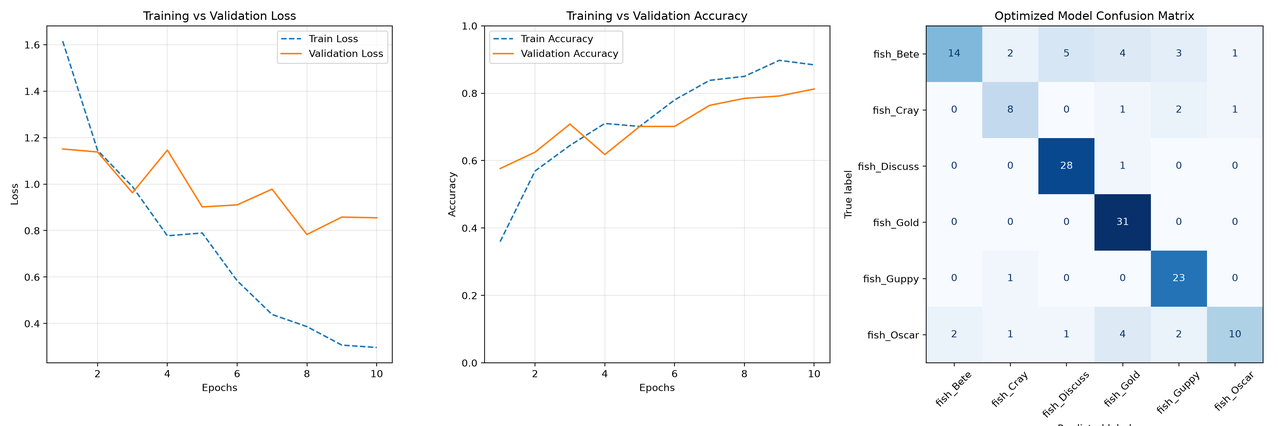
#> input picture evaluation_summary.png, 1278 x 426 px, shrunk from 3600 x 1200 before the run, given in place of HW1_IMG_CS898BA.png, which was not available
$ python Project2.py
#> lines starting #> are read from the running program, lines starting #| are printed output that depends on the picture; after the words box and inside, x2 and y2 are one past the last pixel; in counts of white or black regions, pixels touching at a corner belong together; pictures that were not available may be replaced by others from this repository, and a replacement may not be noted
import cv2
import numpy as np
import matplotlib.pyplot as plt
import os
import re

# Part 2: Image Preprocessing and Normalization
img = cv2.imread('HW1_IMG_CS898BA.png')
#> img is the input picture: shape (426, 1278, 3); mean B, G, R 247.2, 244.7, 242.1

if img is None:
    print("Error: Image not found.")
    exit()

# Split into individual color channels
r_channel = img[:, :, 2]
g_channel = img[:, :, 1]
b_channel = img[:, :, 0]

# Apply Histogram Equalization
r_eq = cv2.equalizeHist(r_channel)
g_eq = cv2.equalizeHist(g_channel)
b_eq = cv2.equalizeHist(b_channel)

# Merge back the channels
normalized_img = cv2.merge([b_eq, g_eq, r_eq])

# Save the normalized color image
cv2.imwrite('HW2_IMG_CS898BA_Normalized.png', normalized_img)

# Part 3: Threshold-Based Segmentation

# Set random seed for reproducibility
cv2.setRNGSeed(42)

# 1. Convert the image to grayscale
gray_img = cv2.cvtColor(normalized_img, cv2.COLOR_BGR2GRAY)

# 2. Apply Otsu’s thresholding
otsu_val, otsu_mask = cv2.threshold(gray_img, 0, 255, cv2.THRESH_BINARY + cv2.THRESH_OTSU)
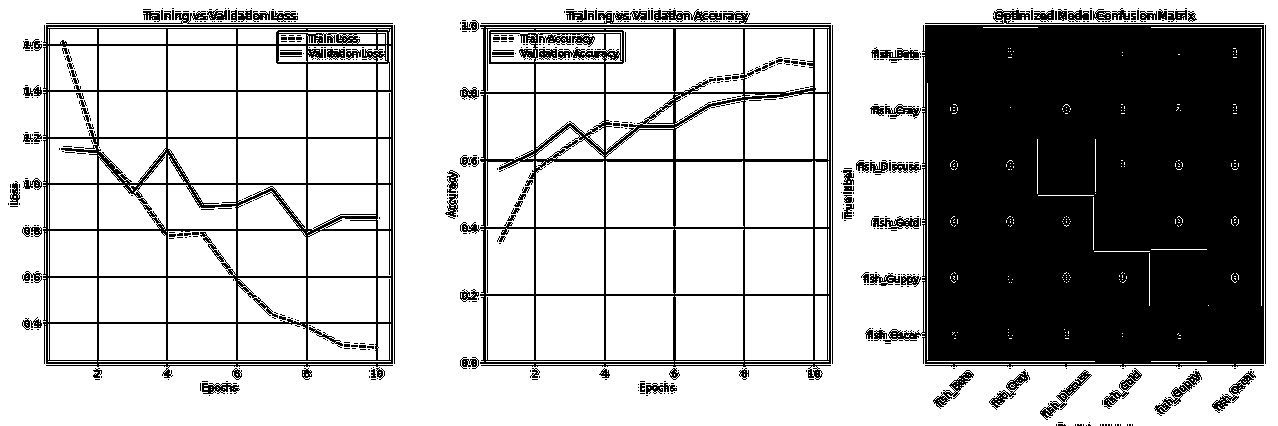
#> otsu_mask: shape (426, 1278); 70.2% white; 597 black regions (465 under 20 px), largest, box (x1, y1, x2, y2) and area: (883, 25, 1264, 367) 114157, (43, 25, 393, 378) 16525, (460, 25, 831, 380) 15361
#> otsu_val = 150

# 3. Apply Adaptive thresholding
adaptive_mask = cv2.adaptiveThreshold(gray_img, 255, cv2.ADAPTIVE_THRESH_GAUSSIAN_C, cv2.THRESH_BINARY, 11, 2)
#> adaptive_mask: shape (426, 1278); 87.5% white; black in thin lines or dots

# Extract foreground object for Otsu thresholding
otsu_foreground = cv2.bitwise_and(normalized_img, normalized_img, mask=otsu_mask)

# Extract foreground object for Adaptive thresholding
adaptive_foreground = cv2.bitwise_and(normalized_img, normalized_img, mask=adaptive_mask)

# Save the resulting masks and extractions
cv2.imwrite('HW2_CS898BA_Otsu_Mask.png', otsu_mask)
cv2.imwrite('HW2_CS898BA_Otsu_Foreground.png', otsu_foreground)
cv2.imwrite('HW2_CS898BA_Adaptive_Mask.png', adaptive_mask)
cv2.imwrite('HW2_CS898BA_Adaptive_Foreground.png', adaptive_foreground)

# Part 4: Classical and Optimization-Based Segmentation
# 1. Prepare HSV image and enhance contrast
hsv_img = cv2.cvtColor(normalized_img, cv2.COLOR_BGR2HSV)
#> hsv_img: shape (426, 1278, 3); mean H, S, V 25.1, 34.5, 208.8
h, s, v = cv2.split(hsv_img)

# Boost brightness (V) slightly to help K-Means separate dark shadows from the figure
v_enhanced = cv2.convertScaleAbs(v, alpha=1.1, beta=15)
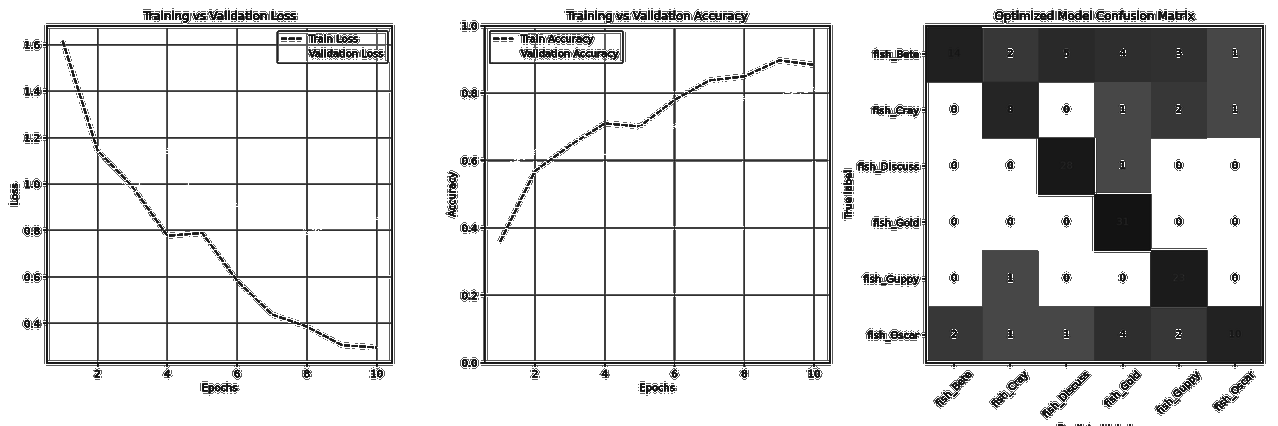
#> v_enhanced: shape (426, 1278); min 15, max 255, mean 212.7
hsv_enhanced = cv2.merge([h, s, v_enhanced])
#> hsv_enhanced: shape (426, 1278, 3); mean H, S, V 25.1, 34.5, 212.7

# 2. Flatten for clustering
pixel_data = np.float32(hsv_enhanced.reshape((-1, 3)))
criteria = (cv2.TERM_CRITERIA_EPS + cv2.TERM_CRITERIA_MAX_ITER, 100, 0.2)

# 3. Test clusters and save for inspection
k_range = [3, 4, 5]
for k in k_range:
    _, labels, centers = cv2.kmeans(pixel_data, k, None, criteria, 10, cv2.KMEANS_PP_CENTERS)

    # Sort by brightness (V channel)
    brightness_order = np.argsort(centers[:, 2])
    label_map = np.take(brightness_order, labels.reshape(hsv_img.shape[:2]))

    # Save a mask for each cluster to identify the most appropriate cluster
    for cluster_id in range(k):
        mask = np.where(label_map == cluster_id, 255, 0).astype(np.uint8)
        cv2.imwrite(f'Cluster_Analysis_K{k}_ID{cluster_id}.png', mask)
#> this loop made 3 passes
#> brightness_order on passes 2 to 3: [1, 3, 2, 0], [4, 2, 3, 1, 0]
#> (centers, brightness_order) on pass 1: ([[72.43, 82.26, 54.54], [0, 0, 255.8], [110.4, 193, 255]], [0, 2, 1])
#> pass 1, `label_map = np.take(brightness_order, labels.reshape(hsv_img.shape[:2]))`:
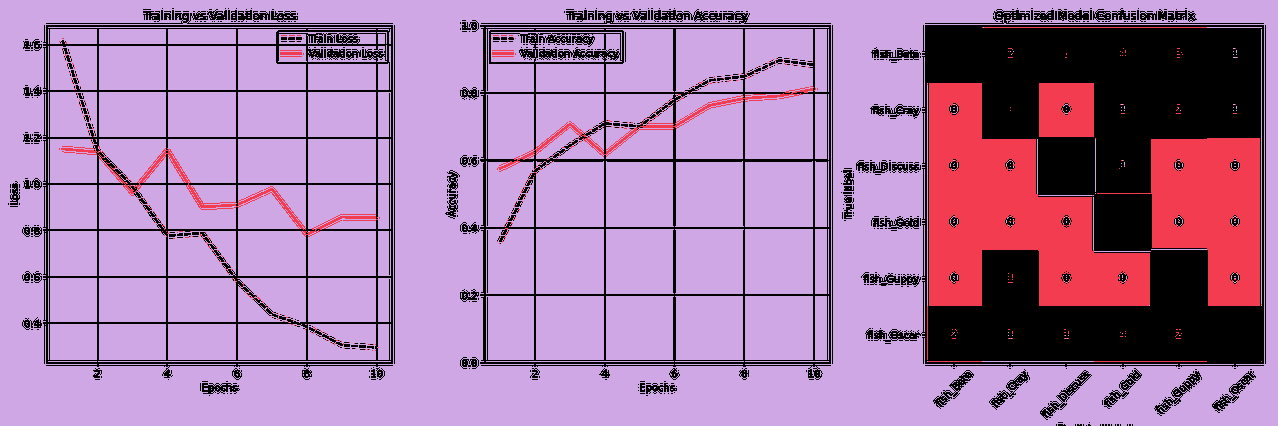
#> label_map: shape (426, 1278) int64; 3 distinct labels, from 0 to 2; one colour per label, 0 black
#> pass 1, `cv2.imwrite(f'Cluster_Analysis_K{k}_ID{cluster_id}.png', mask)`:
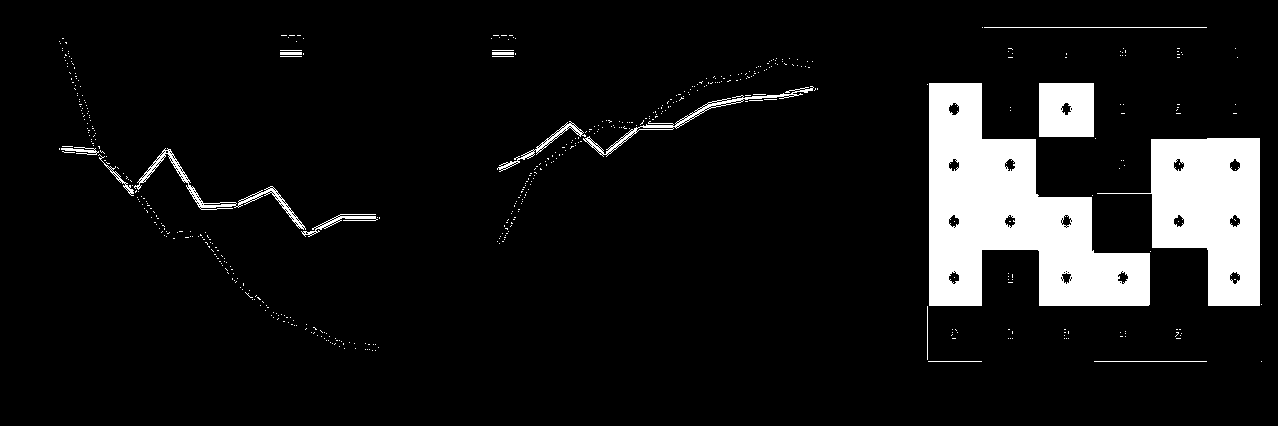
#> saved as Cluster_Analysis_K3_ID1.png: shape (426, 1278); 8.9% white; 533 white regions (514 under 20 px), largest, box (x1, y1, x2, y2) and area: (929, 83, 1150, 306) 26145, (1097, 138, 1260, 306) 14557, (1039, 83, 1094, 137) 2897
#> pass 1, `cv2.imwrite(f'Cluster_Analysis_K{k}_ID{cluster_id}.png', mask)`:
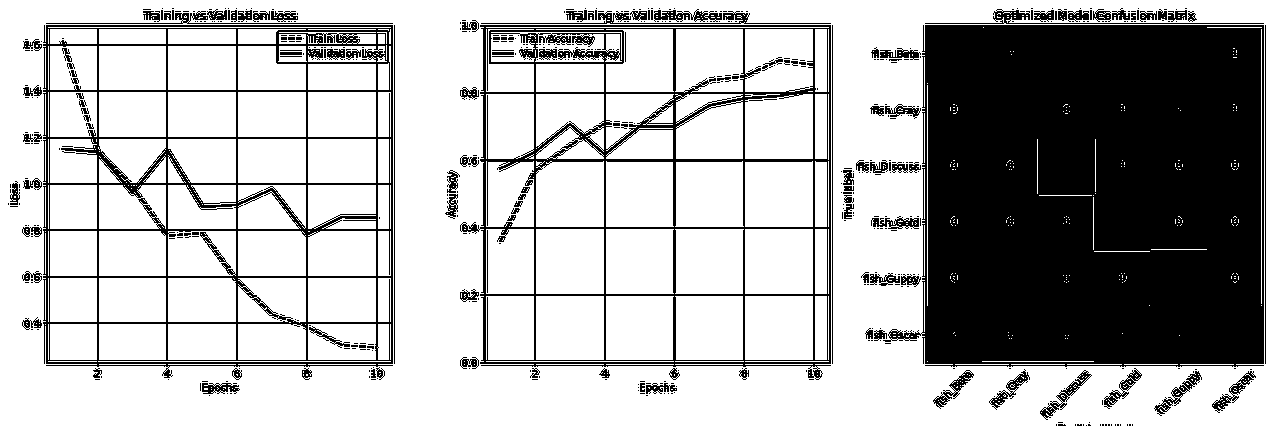
#> saved as Cluster_Analysis_K3_ID2.png: shape (426, 1278); 70% white; 540 black regions (413 under 20 px), largest, box (x1, y1, x2, y2) and area: (883, 25, 1264, 367) 114608, (43, 25, 393, 378) 16844, (460, 25, 831, 380) 15674

# 4. Final selection
OPTIMAL_K = 5
FIGURE_CLUSTER_ID = 4

_, labels, centers = cv2.kmeans(pixel_data, OPTIMAL_K, None, criteria, 10, cv2.KMEANS_PP_CENTERS)
#> centers = [[0, 0, 255.8], [22.42, 90.28, 64.89], [110.4, 193, 255], [106.3, 52.95, 54.77], [81.82, 176.3, 23.63]]
brightness_order = np.argsort(centers[:, 2])
#> brightness_order = [4, 3, 1, 2, 0]
label_map = np.take(brightness_order, labels.reshape(hsv_img.shape[:2]))
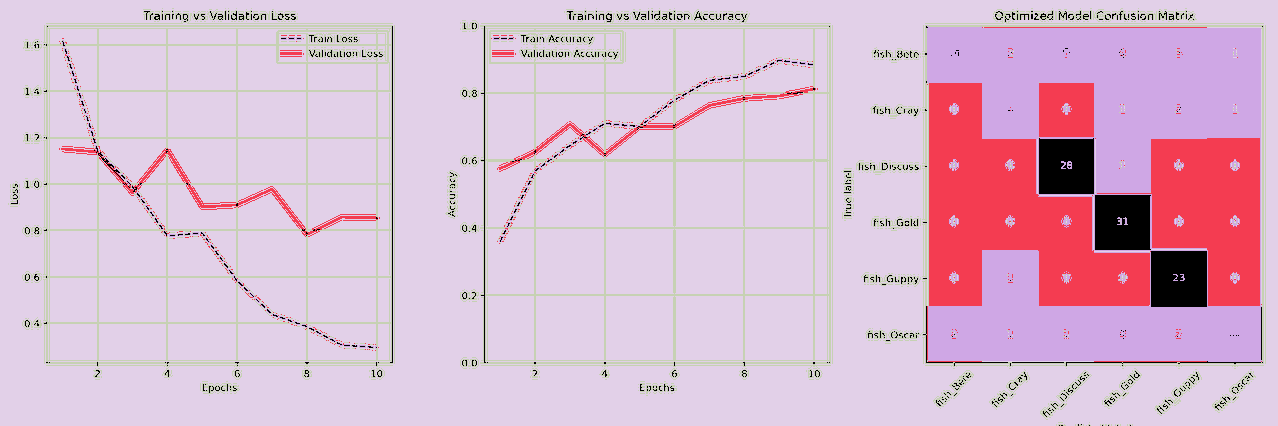
#> label_map: shape (426, 1278) int64; 5 distinct labels, from 0 to 4; one colour per label, 0 black

k_means_mask = np.where(label_map == FIGURE_CLUSTER_ID, 255, 0).astype(np.uint8)
kmeans_result = cv2.bitwise_and(normalized_img, normalized_img, mask=k_means_mask)
cv2.imwrite('HW2_CS898BA_KMeans_Final_Mask.png', k_means_mask)
cv2.imwrite('HW2_CS898BA_KMeans_Foreground.png', kmeans_result)

# Part 5.2: Quantitaive Comparison (Pseudo-Ground Truth)
# Load the ground truth mask and ensure it's binary
gt = cv2.imread('HW2_Ground_Truth.png', cv2.IMREAD_GRAYSCALE)
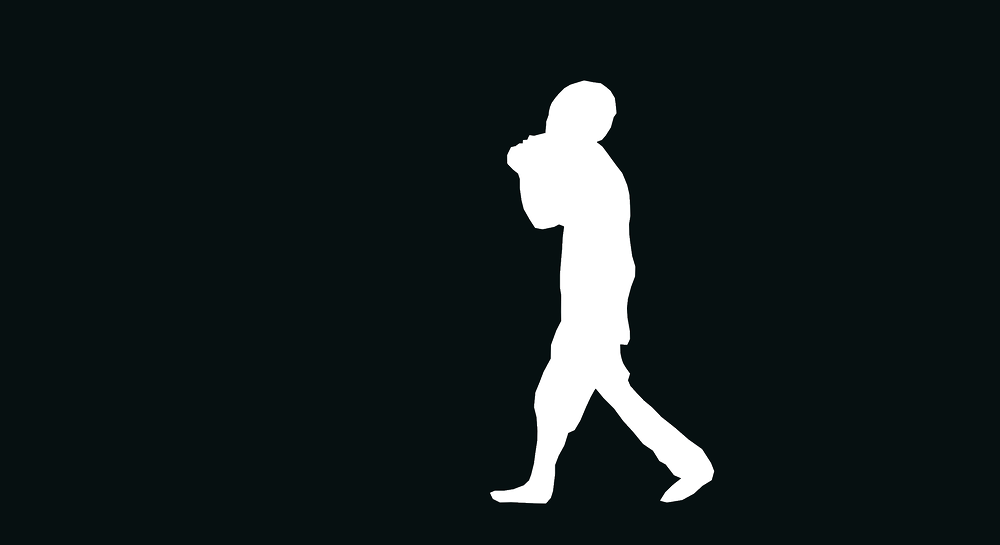
#> input picture HW2_Ground_Truth.png, 1000 x 545 px, shrunk from 2816 x 1536 before the run
#> gt: shape (545, 1000); min 0, max 255, mean 27.7
gt_bool = (gt > 127).astype(bool)
#> gt_bool: shape (545, 1000) bool; 6.1% white; 1 white region, box (x1, y1, x2, y2) and area: (490, 81, 714, 503) 33185

# Lists of all masks to compare
mask_files = {
    'Otsu': 'HW2_CS898BA_Otsu_Mask.png',
    'Adaptive': 'HW2_CS898BA_Adaptive_Mask.png',
    'K-Means': 'HW2_CS898BA_KMeans_Final_Mask.png'
}

print(f"{'Method'} | {'IoU'} | {'Dice'}")

for name, filename in mask_files.items():
    # Load and threshold the mask
    mask = cv2.imread(filename, cv2.IMREAD_GRAYSCALE)
    mask_bool = (mask > 127).astype(bool)

    # Calculate intersection and union
#> (the run stopped early here; a loop or call above may not have finished)
